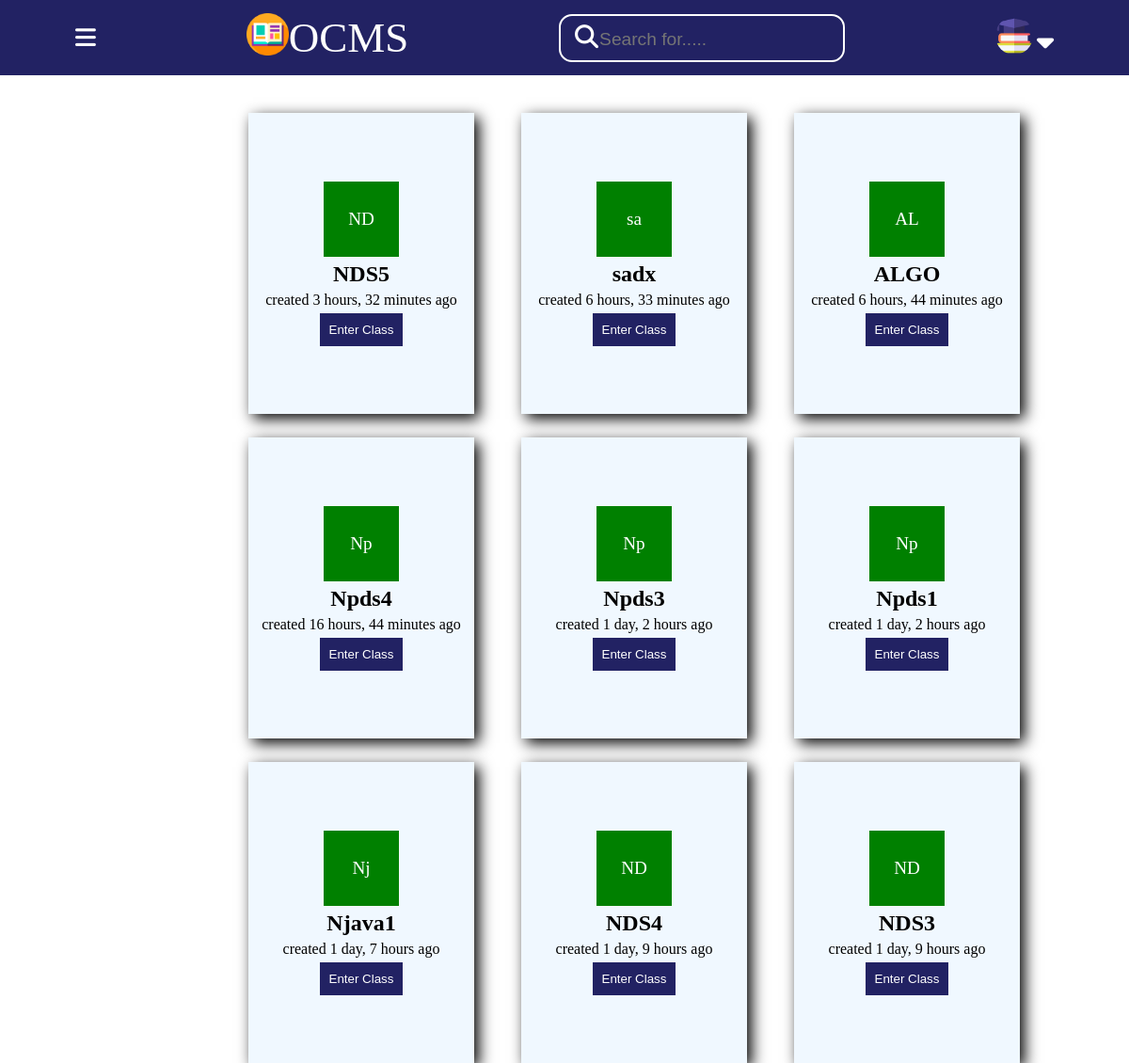
The app's page /teacher_room/ (signed in) with its own data.
### base/models.py (models this page shows, shortened)
class Room(models.Model):
    course_id=models.CharField(max_length=100)
    teacher=models.CharField(max_length=100)
    name = models.CharField(max_length=200) #set it to host.subject_name during declaration by default
    description = models.TextField(null=True, blank=True)
    avatar = models.ImageField(null=True, default="avatar.svg")
    room_code=models.CharField(max_length=100)
    updated = models.DateTimeField(auto_now=True)
    created = models.DateTimeField(auto_now_add=True)
    class Meta:
        ordering = ['-updated', '-created']

### base/views.py (the view)
# urls.py: path("teacher_room/",views.teacher_room,name="teacher-room"),
@login_required(login_url='check')
def teacher_room(request):
    Teacher_User=get_object_or_404(Teacher, user=request.user)
    rooms=Teacher_User.rooms.all
    context={'rooms':rooms}
    return render(request,'base/teacher_room.html',context)

### base/templates/base/teacher_room.html (shortened to what this page needs)
{% load static %}
<!DOCTYPE html>
<html lang="en">
<head>
    <link rel="stylesheet" href="{% static 'styles/join_room.css' %}">
</head>
<body>
    <div class="nav">
        <i id="dropdown" class=" dropdown fa-solid fa-bars"></i>
     <div class="logo"><img src="{% static 'images/1414305.png' %}" class="img">
        <p style="font-size: 45px;">OCMS</p></div>
        <div class="search">
        <i class=" icon fa-solid fa-magnifying-glass"></i>
        <input type="text" placeholder="Search for.....">
        </div>
        <div class="profile">
            <img src="{% static 'images/4430487.png' %}" class="pic">
            <i class="dropdowm-icon fa-solid fa-caret-down"></i>
        </div>
    </div>
<div class="wrapper2">
    <div id="classinfo" class="classinfo">
        {% for room in rooms %}
        <div class="card card1">
        <div class="classicon">
            {{ room.name|slice:":2" }}
        </div>
          <h2>{{room.name}}</h2>
          <p>created {{room.created | timesince}} ago</p>
         <button  type="submit"><a href="{% url 'troom' room.id %}">Enter Class</a></button>
        </div>
        {% endfor %}
</div>
</div>
</body>
</html>

### static/styles/join_room.css (style rules this page uses)
* { margin: 0; border: 0; box-sizing: border-box; }
body { height: 100vh; width: 100vw; display: flex; flex-direction: column; }
.img { height: 45px; }
.nav { width: 100vw; height: 10vh; background-color:rgb(34, 34, 99); position: absolute; top:0; display: flex; justify-content: space-around; align-items: center; color: white; }
.nav input { border: none; outline: none; background: transparent; color: white; font-size: larger; }
.pic { height: 40px; width: 40px; border-radius: 50%; }
.search { border: 2px solid white; padding: 10px; border-radius: 14px; }
.icon { font-size: 25px; color: white; position: relative; left: 5px; }
.dropdowm-icon { position: relative; bottom:3px; font-size: 29px; color: white; }
.logo { display: flex; }
.dropdown { font-size: 25px; }
.wrapper2 { display: flex; flex-direction: column; position: relative; position: absolute; top:15vh; left: 22vw; }
.classicon { height: 80px; width: 80px; background-color: green; display: flex; justify-content: center; align-items: center; color: white; font-size: larger; }
.classinfo { display: grid; grid-template-columns: 1fr 1fr 1fr; gap: 15px; column-gap: 50px; row-gap: 25px; }
.classinfo .card { height: 40vh; width: 20vw; background-color: aliceblue; display: flex; gap: 5px; box-shadow: 5px 5px 15px; flex-direction: column; justify-content: center; align-items: center; transition: transform; transition-duration: 1.5s; }
.card button a { text-decoration: none; color: white; }
.card button { padding: 10px; border: none; background-color: rgb(34, 34, 99); color: white; }

### records on screen
Room: name "ND", name "NDS5", created "3 hours, 32 minutes"
Room: name "sa", name "sadx", created "6 hours, 33 minutes"
Room: name "AL", name "ALGO", created "6 hours, 44 minutes"
Room: name "Np", name "Npds4", created "16 hours, 44 minutes"
Room: name "Np", name "Npds3", created "1 day, 2 hours"
Room: name "Np", name "Npds1", created "1 day, 2 hours"
Room: name "Nj", name "Njava1", created "1 day, 7 hours"
Room: name "ND", name "NDS4", created "1 day, 9 hours"
Room: name "ND", name "NDS3", created "1 day, 9 hours"
